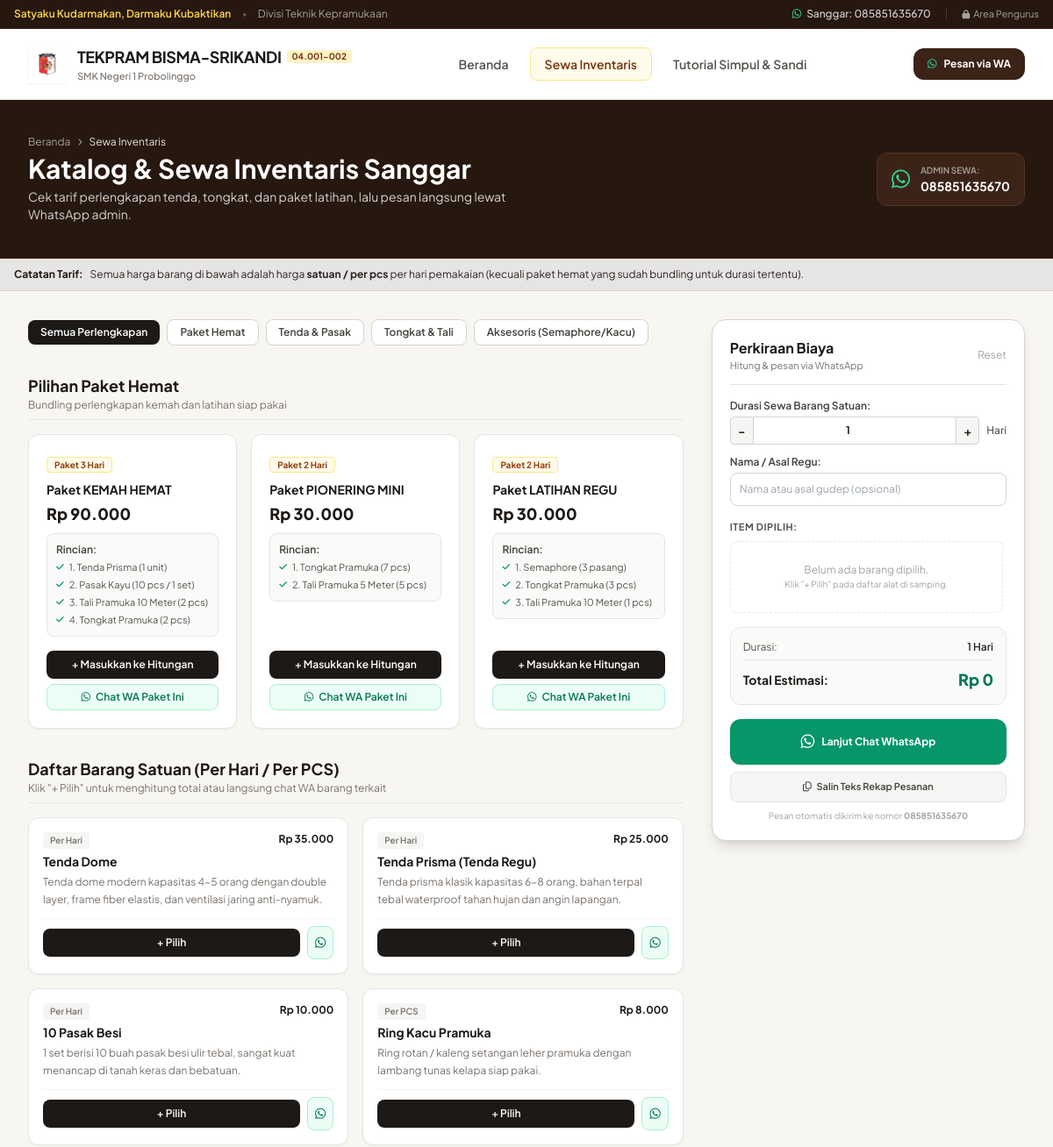
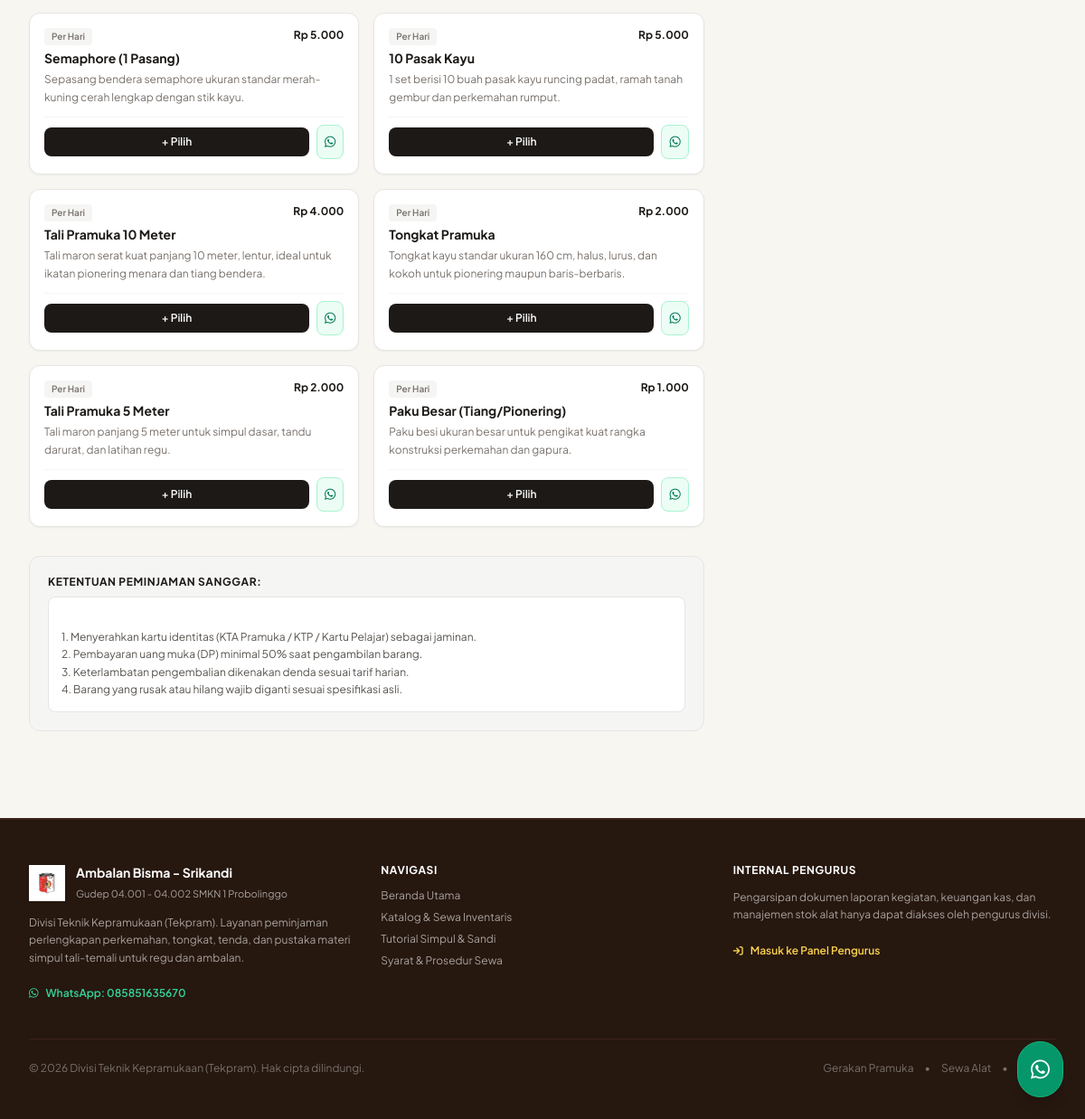
Page /sewa.php on the committed database (2 pictures, top to bottom).
### tables this page shows
CREATE TABLE IF NOT EXISTS `settings` (
    `id` INT AUTO_INCREMENT PRIMARY KEY,
    `setting_key` VARCHAR(50) NOT NULL UNIQUE,
    `setting_value` TEXT NOT NULL
);

CREATE TABLE IF NOT EXISTS `inventory` (
    `id` INT AUTO_INCREMENT PRIMARY KEY,
    `nama_barang` VARCHAR(150) NOT NULL,
    `kategori` VARCHAR(20) NOT NULL,
    `jenis` VARCHAR(50) DEFAULT 'umum',
    `harga` INT NOT NULL,
    `satuan_durasi` VARCHAR(50) DEFAULT 'perhari',
    `durasi_hari` INT DEFAULT 1,
    `deskripsi` TEXT,
    `rincian_paket` TEXT NULL,
    `foto` VARCHAR(255) NULL,
    `stok` INT DEFAULT 10,
    `is_active` INT DEFAULT 1,
    `created_at` TIMESTAMP DEFAULT CURRENT_TIMESTAMP
);

### sewa.php (the view, shortened to what the rows shown need)
<?php
require_once __DIR__ . '/config/database.php';
require_once __DIR__ . '/includes/header.php';
$stmt = $pdo->query("SELECT * FROM inventory WHERE is_active = 1 ORDER BY kategori DESC, harga DESC");
$inventory_items = $stmt->fetchAll();
$paket_items = array_filter($inventory_items, fn($i) => $i['kategori'] === 'paket');
$satuan_items = array_filter($inventory_items, fn($i) => $i['kategori'] === 'satuan');
$syarat_sewa = get_setting($pdo, 'syarat_sewa', '');
?>
<div class="bg-scout-900 text-white py-10 border-b border-scout-800">
    <div class="max-w-7xl mx-auto px-4 sm:px-6 lg:px-8">
        <div class="flex flex-col md:flex-row md:items-center justify-between gap-4">
            <div>
                <h1 class="font-bold text-2xl sm:text-3xl text-white">
                    Katalog & Sewa Inventaris Sanggar
                </h1>
            </div>
            <div class="bg-scout-800 border border-scout-700 rounded-xl px-4 py-3 flex items-center gap-3 self-start md:self-auto">
                <div>
                    <div class="text-[10px] text-stone-400 uppercase font-semibold">Admin Sewa:</div>
                    <div class="font-bold text-white text-sm"><?= htmlspecialchars($wa_admin) ?></div>
                </div>
            </div>
        </div>
    </div>
</div>
<div class="max-w-7xl mx-auto px-4 sm:px-6 lg:px-8 py-8">
    <div class="grid grid-cols-1 lg:grid-cols-12 gap-8 items-start">
        <div class="lg:col-span-8 space-y-8">
            <div id="section-paket" class="space-y-4">
                <div class="border-b border-stone-200 pb-2">
                    <h2 class="font-bold text-lg text-stone-900">Pilihan Paket Hemat</h2>
                </div>
                <div class="grid grid-cols-1 md:grid-cols-3 gap-4">
                    <?php foreach ($paket_items as $pkt): ?>
                        <div class="item-card bg-white rounded-xl border border-stone-200 p-5 flex flex-col justify-between shadow-sm" data-category="paket">
                            <div>
                                <span class="bg-amber-50 text-amber-800 text-[10px] font-bold px-2 py-0.5 rounded border border-amber-200">
                                    Paket <?= $pkt['durasi_hari'] ?> Hari
                                </span>
                                <h3 class="font-bold text-sm text-stone-900 mt-2 mb-1">
                                    <?= htmlspecialchars($pkt['nama_barang']) ?>
                                </h3>
                                <div class="font-extrabold text-lg text-stone-900 mb-2">
                                    <?= format_rupiah($pkt['harga']) ?>
                                </div>
                                <div class="bg-stone-50 p-2.5 rounded-lg border border-stone-200 text-xs text-stone-600 mb-4">
                                    <div class="font-semibold text-stone-700 mb-1">Rincian:</div>
                                    <ul class="space-y-1 text-[11px]">
                                        <?php
                                        $items_p = explode("\n", $pkt['rincian_paket']);
                                        foreach ($items_p as $ip):
                                        ?>
                                            <li class="flex items-start gap-1.5">
                                                <i class="fa-solid fa-check text-emerald-600 text-[10px] mt-0.5"></i>
                                                <span><?= htmlspecialchars(trim($ip)) ?></span>
                                            </li>
                                        <?php endforeach; ?>
                                    </ul>
                                </div>
                            </div>
                            <div class="space-y-1.5">
                                <button type="button"
                                        onclick="addToCart(<?= $pkt['id'] ?>, '<?= addslashes($pkt['nama_barang']) ?>', <?= $pkt['harga'] ?>, 'paket', <?= $pkt['durasi_hari'] ?>)"
                                        class="w-full bg-stone-900 hover:bg-stone-800 text-white font-semibold text-xs py-2 px-3 rounded-lg transition">
                                    + Masukkan ke Hitungan
                                </button>
                                <button type="button"
                                        onclick="orderDirectWA('<?= addslashes($pkt['nama_barang']) ?>', '<?= format_rupiah($pkt['harga']) ?> (Paket <?= $pkt['durasi_hari'] ?> Hari)')"
                                        class="w-full text-emerald-700 hover:text-emerald-800 bg-emerald-50 hover:bg-emerald-100 border border-emerald-200 font-semibold text-xs py-1.5 px-3 rounded-lg transition flex items-center justify-center gap-1.5">
                                    <i class="fa-brands fa-whatsapp"></i> Chat WA Paket Ini
                                </button>
                            </div>
                        </div>
                    <?php endforeach; ?>
                </div>
            </div>
            <div id="section-satuan" class="space-y-4">
                <div class="border-b border-stone-200 pb-2">
                    <h2 class="font-bold text-lg text-stone-900">Daftar Barang Satuan (Per Hari / Per PCS)</h2>
                </div>
                <div class="grid grid-cols-1 sm:grid-cols-2 gap-4">
                    <?php foreach ($satuan_items as $item): ?>
                        <div class="item-card bg-white rounded-xl border border-stone-200 p-4 shadow-sm flex flex-col justify-between" data-category="<?= htmlspecialchars($item['jenis']) ?>">
                            <div>
                                <div class="flex justify-between items-start mb-1">
                                    <span class="text-[10px] font-semibold text-stone-500 bg-stone-100 px-2 py-0.5 rounded">
                                        <?= $item['satuan_durasi'] === 'pcs' ? 'Per PCS' : 'Per Hari' ?>
                                    </span>
                                    <span class="text-xs font-bold text-stone-900">
                                        <?= format_rupiah($item['harga']) ?>
                                    </span>
                                </div>
                                <h3 class="font-bold text-sm text-stone-900 mb-1">
                                    <?= htmlspecialchars($item['nama_barang']) ?>
                                </h3>
                                <p class="text-xs text-stone-500 mb-3 leading-relaxed">
                                    <?= htmlspecialchars($item['deskripsi']) ?>
                                </p>
                            </div>
                            <div class="pt-2 border-t border-stone-100 flex items-center gap-2">
                                <button type="button"
                                        onclick="addToCart(<?= $item['id'] ?>, '<?= addslashes($item['nama_barang']) ?>', <?= $item['harga'] ?>, 'satuan', 1, '<?= $item['satuan_durasi'] ?>')"
                                        class="flex-1 bg-stone-900 hover:bg-stone-800 text-white font-semibold text-xs py-2 px-3 rounded-lg transition">
                                    + Pilih
                                </button>
                                <button type="button"
                                        onclick="orderDirectWA('<?= addslashes($item['nama_barang']) ?>', '<?= format_rupiah($item['harga']) ?> <?= $item['satuan_durasi'] === 'pcs' ? '/pcs' : '/hari' ?>')"
                                        class="p-2 text-emerald-700 bg-emerald-50 hover:bg-emerald-100 border border-emerald-200 rounded-lg text-xs"
                                        title="Chat WA barang ini">
                                    <i class="fa-brands fa-whatsapp text-sm"></i>
                                </button>
                            </div>
                        </div>
                    <?php endforeach; ?>
                </div>
            </div>
            <div id="syarat" class="bg-stone-100 rounded-xl border border-stone-200 p-5 space-y-2">
                <div class="text-stone-900 font-bold text-xs uppercase tracking-wider">
                    Ketentuan Peminjaman Sanggar:
                </div>
                <div class="text-xs text-stone-600 leading-relaxed whitespace-pre-line bg-white p-3.5 rounded-lg border border-stone-200">
                    <?= htmlspecialchars($syarat_sewa) ?>
                </div>
            </div>
        </div>
        <div class="lg:col-span-4 sticky top-24" id="kalkulator">
            <div class="bg-white rounded-2xl border border-stone-300 shadow-lg p-5">
                <p class="text-[10px] text-center text-stone-400 mt-2">
                    Pesan otomatis dikirim ke nomor <strong><?= htmlspecialchars($wa_admin) ?></strong>
                </p>
            </div>
        </div>
    </div>
</div>
<?php require_once __DIR__ . '/includes/footer.php'; ?>

### includes/header.php (shortened to what the rows shown need)
<?php
$wa_admin = get_setting($pdo, 'whatsapp_number', '085851635670');
?>
<!DOCTYPE html>
<html lang="id" class="scroll-smooth">
<head>
    <script src="https://cdn.tailwindcss.com"></script>
    <link rel="stylesheet" href="https://cdnjs.cloudflare.com/ajax/libs/font-awesome/6.5.1/css/all.min.css">
</head>
<body class="min-h-screen flex flex-col antialiased selection:bg-amber-100 selection:text-amber-900">
    <div class="bg-scout-900 text-stone-300 text-xs py-2 px-4 border-b border-scout-800">
        <div class="max-w-7xl mx-auto flex flex-wrap justify-between items-center gap-2">
            <div class="flex items-center space-x-4">
                <a href="https://wa.me/<?= preg_replace('/[^0-9]/', '', $wa_admin) ?>" target="_blank" class="hover:text-white transition flex items-center gap-1.5 font-medium">
                    <i class="fa-brands fa-whatsapp text-emerald-400"></i> Sanggar: <?= htmlspecialchars($wa_admin) ?>
                </a>
                <span class="text-stone-700">|</span>
                <?php if (isset($_SESSION['user_id'])): ?>
                    <a href="admin/dashboard.php" class="bg-amber-600 hover:bg-amber-700 text-white px-2.5 py-0.5 rounded text-[11px] font-bold transition">
                        Panel Pengurus
                    </a>
                <?php else: ?>
                    <a href="admin/login.php" class="text-stone-400 hover:text-white transition flex items-center gap-1 text-[11px]">
                        <i class="fa-solid fa-lock text-[10px]"></i> Area Pengurus
                    </a>
                <?php endif; ?>
            </div>
        </div>
    </div>
    <main class="flex-grow">

### includes/footer.php (shortened to what the rows shown need)
    </main>
    <footer class="bg-scout-900 text-stone-300 border-t-2 border-scout-800 mt-16">
        <div class="max-w-7xl mx-auto px-4 sm:px-6 lg:px-8 py-12">
            <div class="grid grid-cols-1 md:grid-cols-3 gap-8">
                <div class="space-y-3">
                    <div class="pt-1">
                        <a href="https://wa.me/<?= preg_replace('/[^0-9]/', '', $wa_admin) ?>" target="_blank" class="inline-flex items-center gap-2 text-xs font-semibold text-emerald-400 hover:text-emerald-300 transition">
                            <i class="fa-brands fa-whatsapp"></i> WhatsApp: <?= htmlspecialchars($wa_admin) ?>
                        </a>
                    </div>
                </div>
            </div>
        </div>
    </footer>
</body>
</html>

### rows in the picture
settings: setting_value "085851635670"
inventory: durasi_hari "3", nama_barang "Paket KEMAH HEMAT", harga "Rp 90.000", rincian_paket "1. Tenda Prisma (1 unit)", rincian_paket "2. Pasak Kayu (10 pcs / 1 set)", rincian_paket "3. Tali Pramuka 10 Meter (2 pcs)", rincian_paket "4. Tongkat Pramuka (2 pcs)"
inventory: durasi_hari "2", nama_barang "Paket PIONERING MINI", harga "Rp 30.000", rincian_paket "1. Tongkat Pramuka (7 pcs)", rincian_paket "2. Tali Pramuka 5 Meter (5 pcs)"
inventory: durasi_hari "2", nama_barang "Paket LATIHAN REGU", harga "Rp 30.000", rincian_paket "1. Semaphore (3 pasang)", rincian_paket "2. Tongkat Pramuka (3 pcs)", rincian_paket "3. Tali Pramuka 10 Meter (1 pcs)"
inventory: satuan_durasi "Per Hari", harga "Rp 35.000", nama_barang "Tenda Dome", deskripsi "Tenda dome modern kapasitas 4-5 orang dengan double layer, frame fiber elastis, dan ventilasi jaring anti-nyamuk."
inventory: satuan_durasi "Per Hari", harga "Rp 25.000", nama_barang "Tenda Prisma (Tenda Regu)", deskripsi "Tenda prisma klasik kapasitas 6-8 orang, bahan terpal tebal waterproof tahan hujan dan angin lapangan."
inventory: satuan_durasi "Per Hari", harga "Rp 10.000", nama_barang "10 Pasak Besi", deskripsi "1 set berisi 10 buah pasak besi ulir tebal, sangat kuat menancap di tanah keras dan bebatuan."
inventory: satuan_durasi "Per PCS", harga "Rp 8.000", nama_barang "Ring Kacu Pramuka", deskripsi "Ring rotan / kaleng setangan leher pramuka dengan lambang tunas kelapa siap pakai."
inventory: satuan_durasi "Per Hari", harga "Rp 5.000", nama_barang "Semaphore (1 Pasang)", deskripsi "Sepasang bendera semaphore ukuran standar merah-kuning cerah lengkap dengan stik kayu."
inventory: satuan_durasi "Per Hari", harga "Rp 5.000", nama_barang "10 Pasak Kayu", deskripsi "1 set berisi 10 buah pasak kayu runcing padat, ramah tanah gembur dan perkemahan rumput."
inventory: satuan_durasi "Per Hari", harga "Rp 4.000", nama_barang "Tali Pramuka 10 Meter", deskripsi "Tali maron serat kuat panjang 10 meter, lentur, ideal untuk ikatan pionering menara dan tiang bendera."
inventory: satuan_durasi "Per Hari", harga "Rp 2.000", nama_barang "Tongkat Pramuka", deskripsi "Tongkat kayu standar ukuran 160 cm, halus, lurus, dan kokoh untuk pionering maupun baris-berbaris."
inventory: satuan_durasi "Per Hari", harga "Rp 2.000", nama_barang "Tali Pramuka 5 Meter", deskripsi "Tali maron panjang 5 meter untuk simpul dasar, tandu darurat, dan latihan regu."
inventory: satuan_durasi "Per Hari", harga "Rp 1.000", nama_barang "Paku Besar (Tiang/Pionering)", deskripsi "Paku besi ukuran besar untuk pengikat kuat rangka konstruksi perkemahan dan gapura."
settings: setting_value "1. Menyerahkan kartu identitas (KTA Pramuka / KTP / Kartu Pelajar) sebagai jaminan. 2. Pembayaran uang muka (DP) minimal 50% saat pengambilan barang. 3. Keterlambatan pengembalian dikenakan denda sesuai tarif harian. 4. Barang yang rusak atau hilang wajib diganti sesuai spesifikasi asli."
